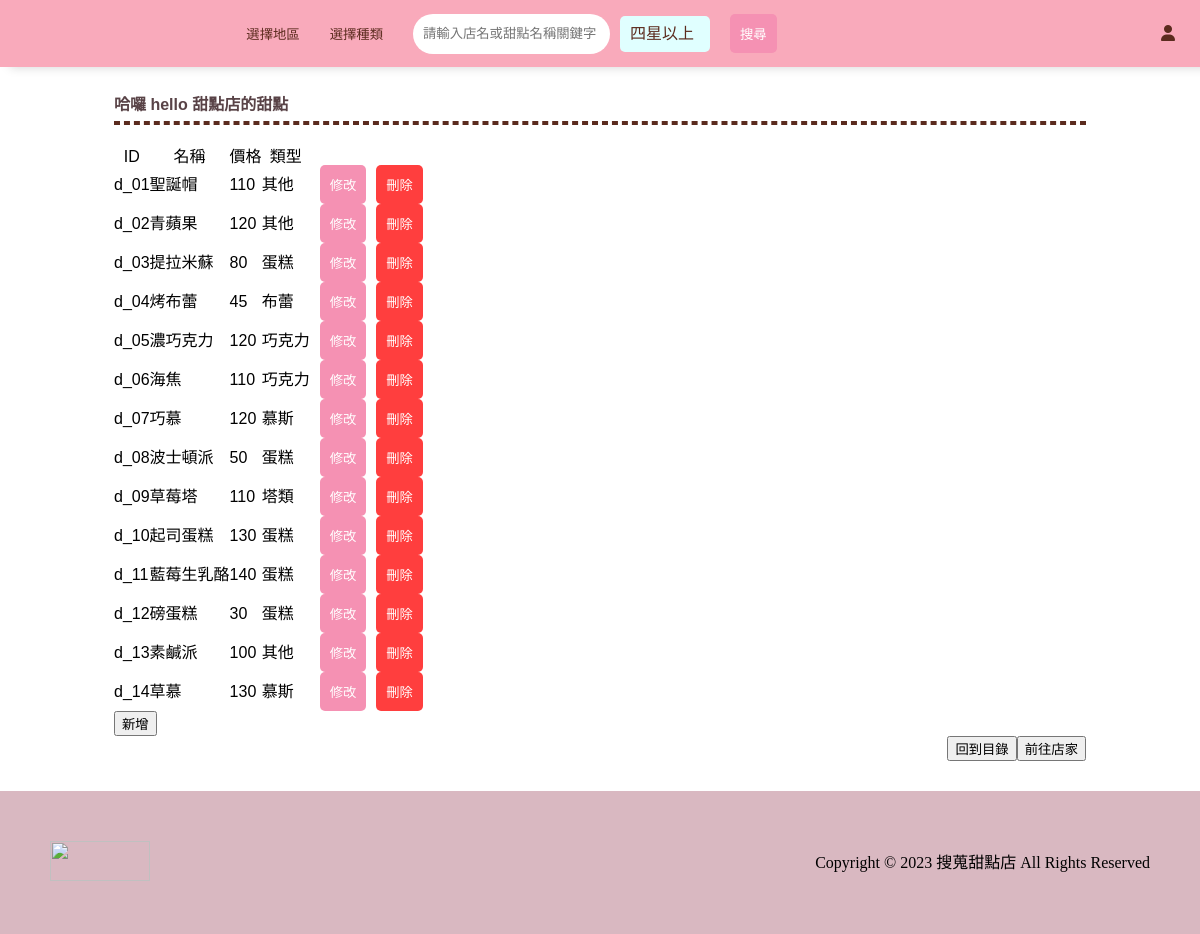
The page /manager_dessert_index.php?shop_id=s_02 on the database as committed earlier.
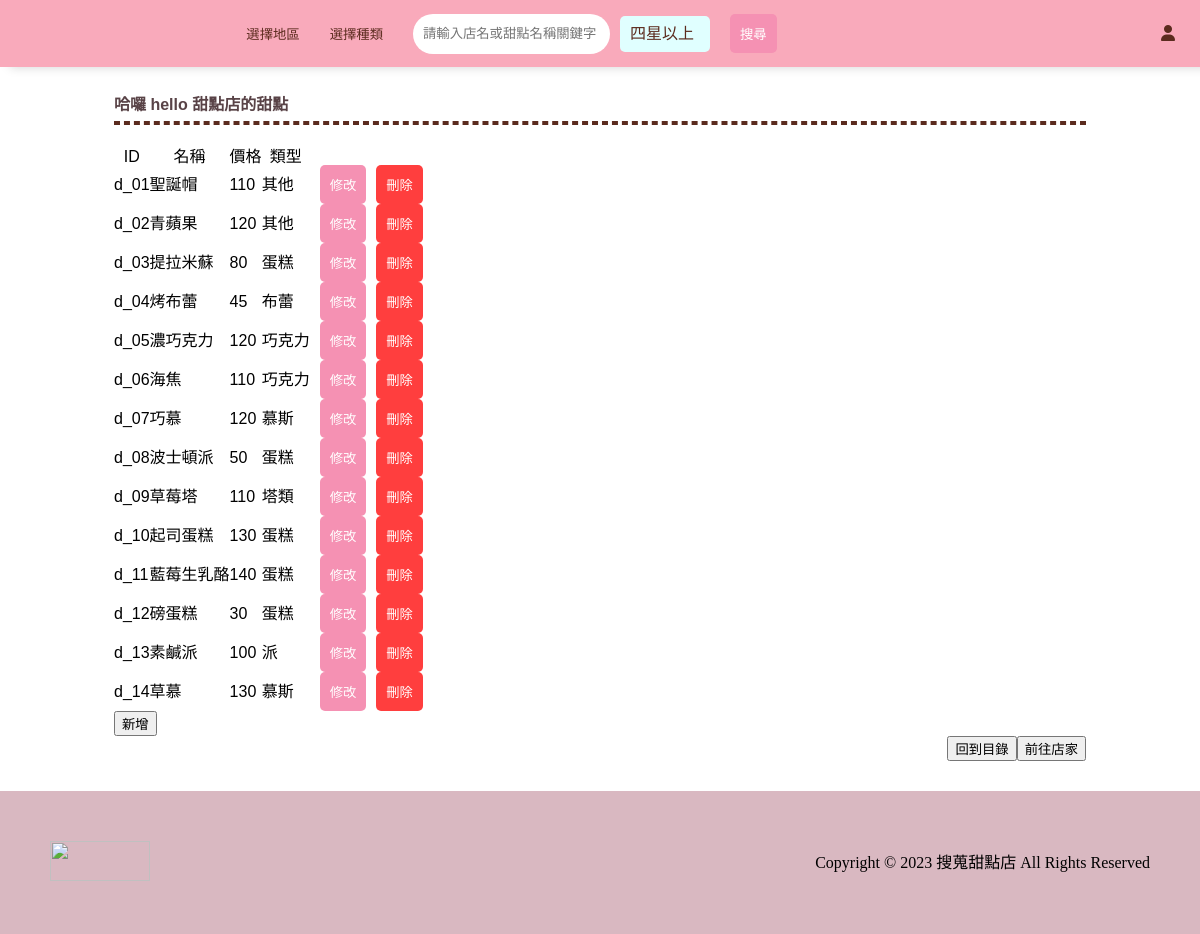
The same page on the database as committed later.
### tables this page shows
CREATE TABLE `dessert` (
  `shop_ID` varchar(15) NOT NULL,
  `dess_ID` varchar(15) NOT NULL,
  `dess_Name` varchar(50) NOT NULL,
  `dess_Price` int NOT NULL,
  `desstype_ID` varchar(15) DEFAULT NULL
);

CREATE TABLE `desstype` (
  `desstype_ID` varchar(15) NOT NULL,
  `desstype_Name` varchar(50) NOT NULL
);

### manager_dessert_index.php (the view, shortened to what the changed rows need)
<?php
require_once '../db.php';
?>
<!DOCTYPE html>
<html lang="en">
<head>
    <link rel="stylesheet" href="https://cdnjs.cloudflare.com/ajax/libs/font-awesome/6.4.2/css/all.min.css">
    <link rel="stylesheet" href="https://cdn.jsdelivr.net/npm/swiper@11/swiper-bundle.min.css" />
    <link rel="stylesheet" href="../css/all.css">
</head>
<body>
    <div class="wrap">
        <div class="navbar">
            <?php
            if (isset($_SESSION['nowUser']) && $_SESSION['nowUser']['user_Role'] == "manager") {
                echo "<h1 class='logo'><a href='../manager_index.php'>搜蒐甜點店</a></h1>";
            } else {
                echo "<h1 class='logo'><a href='../index.php'>搜蒐甜點店</a></h1>";
            }
            ?>
        </div>
        <div class="main">
            <div class='shop-list'>
                <?php
                $shopID = isset($_GET['shop_id']) ? $_GET['shop_id'] : '';
                $sql = "SELECT shop_Name FROM shop WHERE shop_ID='$shopID'";
                $name_result = $conn->query($sql);
                $name = $name_result->fetch_assoc();
                echo "<h2 class='dessert-title' id='dessert-title'>" . $name["shop_Name"] . "的甜點</h2><hr style='border: 2px dashed #5B2B1E;'><br>";
                $sql = "SELECT d.shop_ID, d.dess_ID, d.dess_Name, d.dess_Price, dt.desstype_Name
            FROM dessert d
            JOIN desstype dt ON d.desstype_ID = dt.desstype_ID
            WHERE d.shop_ID = '$shopID'
            ORDER BY d.dess_ID";
                $result = $conn->query($sql);
                if ($result->num_rows > 0) {
                    echo "<table id='dessert-table'><tr><th>ID</th><th>名稱</th><th>價格</th><th>類型</th><th></th><th></th></tr>";
                    while ($row = $result->fetch_assoc()) {
                        $changed_shop_ID = $row["shop_ID"];
                        $changed_dess_ID = $row["dess_ID"];
                        echo "<tr id='row_{$changed_shop_ID}_{$changed_dess_ID}'>";
                        echo "<td>" . $row["dess_ID"] . "</td>";
                        echo "<td class='text-element'>" . $row["dess_Name"] . "</td>";
                        echo "<td class='text-element'>" . $row["dess_Price"] . "</td>";
                        echo "<td class='text-element'>" . $row["desstype_Name"] . "</td>";
                        echo "<td><button class='search-button modify-button' onclick=\"modifyRow('$changed_shop_ID', '$changed_dess_ID')\">修改</button></td>";
                        echo "<td><button type='submit' onclick=\"deletionDess('$changed_shop_ID','$changed_dess_ID')\" class='delete-button'>刪除</button></td>";
                        echo "</tr>";
                    }
                    echo "</table>";
                } else {
                    echo "<div class='noDess'>0 筆結果</div><br>";
                    echo "<table id='dessert-table'><tr><th>ID</th><th>名稱</th><th>價格</th><th>類型</th><th></th><th></th></tr>";
                    echo "</table>";
                    echo "<button onclick=\"addRow('$shopID')\" class='add-button'>新增</button>";
                }
                ?>
            </div>
        </div>
    </div>
</body>
</html>

Rows that differ between the two databases and show on the page:
changed dessert "d_13": desstype_ID.desstype_Name "其他" → "派"
